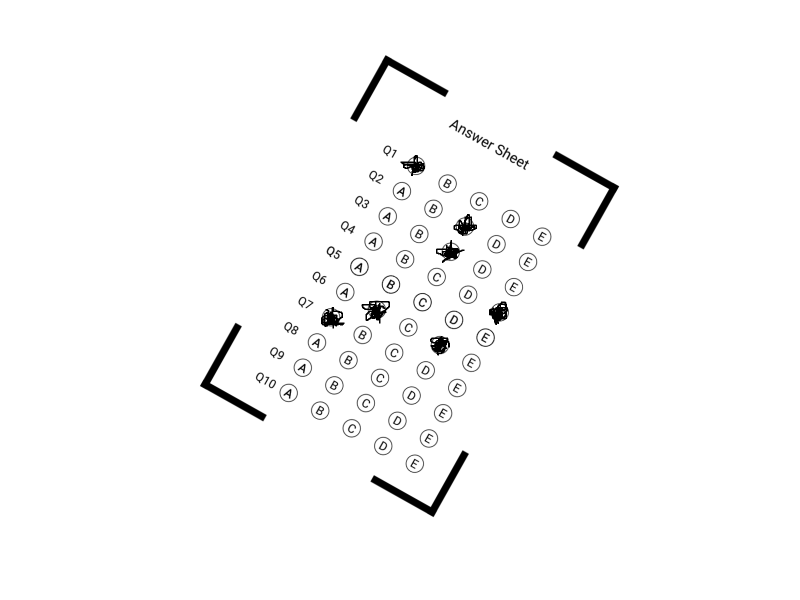
#> input picture img/rotated-answeredsheet.png, 1600 x 1200 px (shown at 1/2 size)
$ python test_omr.py
#> lines starting #> are read from the running program, lines starting #| are printed output that depends on the picture; after the words box and inside, x2 and y2 are one past the last pixel; in counts of white or black regions, pixels touching at a corner belong together
### omr.py
import argparse
import cv2
import numpy as np
import utils as ut

TRANSF_SIZE = 512
N_QUESTIONS = 10
ANSWER_SHEET_WIDTH = 740
ANSWER_SHEET_HEIGHT = 1049
ANSWER_PATCH_HEIGHT = 50
ANSWER_PATCH_HEIGHT_WITH_MARGIN = 80
ANSWER_PATCH_LEFT_MARGIN = 200
ANSWER_PATCH_RIGHT_MARGIN = 90
FIRST_ANSWER_PATCH_TOP_Y = 200

ALTERNATIVE_HEIGHT = 50
ALTERNATIVE_WIDTH = 50
ALTERNATIVE_WIDTH_WITH_MARGIN = 100


def calculate_contour_features(contour):
    moments = cv2.moments(contour)
    return cv2.HuMoments(moments)


def calculate_corner_features():
    corner_img = cv2.imread('img/corner.png')
    corner_img_gray = cv2.cvtColor(corner_img, cv2.COLOR_BGR2GRAY)
    contours, hierarchy = cv2.findContours(corner_img_gray, cv2.RETR_TREE, cv2.CHAIN_APPROX_SIMPLE)

    if len(contours) != 2:
        raise RuntimeError('Did not find the expected contours when looking for the corner')

    corner_contour = next(ct for i, ct in enumerate(contours) if hierarchy[0][i][3] != -1)

    return calculate_contour_features(corner_contour)


def normalize(im):

    # im_gray = cv2.cvtColor(im, cv2.COLOR_BGR2GRAY)
    im_gray = ut.bgr2gray(im)
    # blurred = cv2.GaussianBlur(im_gray, (3, 3), 0)
    blurred = ut.gaussian_blur(im_gray,kernel_size=3,sigma=0.8)
    # return cv2.adaptiveThreshold(
    #     blurred, 255, cv2.ADAPTIVE_THRESH_GAUSSIAN_C, cv2.THRESH_BINARY, 77, 10)
    return ut.adaptive_threshold(blurred, 255, 77, 10)

def get_approx_contour(contour, tol=.01):
    epsilon = tol * cv2.arcLength(contour, True)
    return cv2.approxPolyDP(contour, epsilon, True)


def get_contours(image_gray):
    contours, _ = cv2.findContours(image_gray, cv2.RETR_TREE, cv2.CHAIN_APPROX_SIMPLE)
    return map(get_approx_contour, contours)


def get_corners(contours):
    corner_features = calculate_corner_features()
    return sorted(contours,key=lambda c: features_distance(corner_features,calculate_contour_features(c)))[:4]


def get_bounding_rect(contour):
    rect = cv2.minAreaRect(contour)
    box = cv2.boxPoints(rect)
    return np.int32(box)


def features_distance(f1, f2):
    return np.linalg.norm(np.array(f1) - np.array(f2))


def draw_point(point, img, radius=5, color=(0, 0, 255)):
    cv2.circle(img, tuple(point), radius, color, -1)


# [5 lines left out: function get_centroid, not called in this run]


def sort_points_counter_clockwise(points):
    origin = np.mean(points, axis=0)

    def positive_angle(p):
        x, y = p - origin
        ang = np.arctan2(y, x)
        return 2 * np.pi + ang if ang < 0 else ang

    return sorted(points, key=positive_angle)


def get_outmost_points(contours):
    all_points = np.concatenate(contours)
    return get_bounding_rect(all_points)


def perspective_transform(img, points):
    source = np.array(points,dtype="float32")

    dest = np.array([
        [TRANSF_SIZE, TRANSF_SIZE],
        [0, TRANSF_SIZE],
        [0, 0],
        [TRANSF_SIZE, 0]],
        dtype="float32")

    transf = cv2.getPerspectiveTransform(source, dest)
    warped = cv2.warpPerspective(img, transf, (TRANSF_SIZE, TRANSF_SIZE))
    return warped


def sheet_coord_to_transf_coord(x, y):
    return list(map(lambda n: int(np.round(n)), (TRANSF_SIZE * x / ANSWER_SHEET_WIDTH,TRANSF_SIZE * y / ANSWER_SHEET_HEIGHT)))


def get_question_patch(transf, question_index):
    tl = sheet_coord_to_transf_coord(
        ANSWER_PATCH_LEFT_MARGIN,
        FIRST_ANSWER_PATCH_TOP_Y + ANSWER_PATCH_HEIGHT_WITH_MARGIN * question_index
    )

    br = sheet_coord_to_transf_coord(
        ANSWER_SHEET_WIDTH - ANSWER_PATCH_RIGHT_MARGIN,
        FIRST_ANSWER_PATCH_TOP_Y +
        ANSWER_PATCH_HEIGHT +
        ANSWER_PATCH_HEIGHT_WITH_MARGIN * question_index
    )
    return transf[tl[1]:br[1], tl[0]:br[0]]


def get_question_patches(transf):
    for i in range(N_QUESTIONS):
        yield get_question_patch(transf, i)


def get_alternative_patches(question_patch):
    for i in range(5):
        x0, _ = sheet_coord_to_transf_coord(ALTERNATIVE_WIDTH_WITH_MARGIN * i, 0)
        x1, _ = sheet_coord_to_transf_coord(ALTERNATIVE_WIDTH + ALTERNATIVE_WIDTH_WITH_MARGIN * i, 0)
        yield question_patch[:, x0:x1]


def draw_marked_alternative(question_patch, index):
    cx, cy = sheet_coord_to_transf_coord(
        ALTERNATIVE_WIDTH * (2 * index + .5),
        ALTERNATIVE_HEIGHT / 2)
    draw_point((cx, cy), question_patch, radius=5, color=(255, 0, 0))


def get_marked_alternative(alternative_patches):
    means = list(map(np.mean, alternative_patches))
    sorted_means = sorted(means)

    if sorted_means[0]/sorted_means[1] > .7:
        return None

    return np.argmin(means)


def get_letter(alt_index):
    return ["A", "B", "C", "D", "E"][alt_index] if alt_index is not None else "N/A"


def get_answers(source_file):

    im_orig = cv2.imread(source_file)

    im_normalized = normalize(im_orig)

    contours = get_contours(im_normalized)

    corners = get_corners(contours)

    cv2.drawContours(im_orig, corners, -1, (0, 255, 0), 3)

    outmost = sort_points_counter_clockwise(get_outmost_points(corners))

    color_transf = perspective_transform(im_orig, outmost)
    normalized_transf = perspective_transform(im_normalized, outmost)

    answers = []
    for i, q_patch in enumerate(get_question_patches(normalized_transf)):
        alt_index = get_marked_alternative(get_alternative_patches(q_patch))

        if alt_index is not None:
            color_q_patch = get_question_patch(color_transf, i)
            draw_marked_alternative(color_q_patch, alt_index)

        answers.append(get_letter(alt_index))

    return answers, color_transf


# [33 lines left out: function main, not called in this run]


# [2 lines that do not run on import are left out]

### utils.py
import numpy as np
import cv2

def bgr2gray(image):
    if len(image.shape) != 3 or image.shape[2] != 3:
        raise ValueError("Input image must be a BGR image with 3 channels.")
    gray = 0.114 * image[:, :, 0] + 0.587 * image[:, :, 1] + 0.299 * image[:, :, 2]
    return gray.astype(np.uint8)

def gaussian_kernel(size,sigma):
    k = size // 2
    x, y = np.meshgrid(np.arange(-k, k + 1), np.arange(-k, k + 1))
    kernel = np.exp(-(x ** 2 + y ** 2) / (2 * sigma ** 2))
    kernel /= kernel.sum()
    return kernel


def gaussian_blur(img, kernel_size, sigma):

    if kernel_size % 2 == 0:
        raise ValueError("Kernel size must be odd.")

    kernel = gaussian_kernel(kernel_size, sigma)

    # blurred_img = filter2d(img, kernel) --> Too slow. Taking minutes!!!!
    blurred_img = cv2.filter2D(img, -1, kernel)
    return blurred_img

# [25 lines left out: functions filter2d, avg_diff, not called in this run]

def adaptive_threshold(img, max_value,block_size, C):
    if block_size % 2 == 0:
        raise ValueError("Block size must be odd.")

    pad_size = block_size // 2
    padded_img = np.pad(img, ((pad_size, pad_size), (pad_size, pad_size)), mode='constant', constant_values=0)

    gk = cv2.getGaussianKernel(block_size, -1)
    gk = gk @ gk.T
    local_threshold = cv2.filter2D(padded_img, -1, gk)


    local_threshold -= C

    thresholded_img = np.where(img > local_threshold[pad_size:-pad_size, pad_size:-pad_size], max_value, 0)


    return thresholded_img.astype(np.uint8)

# [4 lines left out: function getMoments, not called in this run]

def featuresDistance(f1, f2):
    return np.linalg.norm(np.array(f1) - np.array(f2))

# [13 lines left out: function perspectiveTransform, not called in this run]

### test_omr.py
import os
from omr import get_answers


def test_recognizes_digitally_marked_answer_sheet():
    answers = get_answers(os.path.join("img", "rotated-answeredsheet.png"))
#> in get_answers, im_orig is the input picture: shape (1200, 1600, 3); min 0, max 255, mean 250
#> in adaptive_threshold, `thresholded_img = np.where(img > local_threshold[pad_size:-pad_size, p..`:
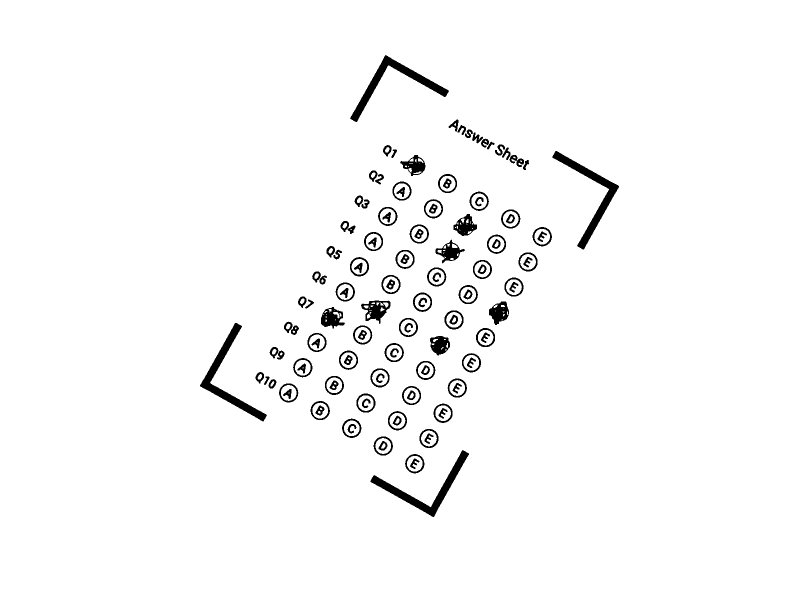
#> thresholded_img: shape (1200, 1600) int64 (shown at 1/2 size); 97.2% white; 127 black regions, largest, box (x1, y1, x2, y2) and area: (400, 646, 534, 843) 4131, (1105, 302, 1238, 499) 4129, (741, 900, 938, 1034) 4126
#> in adaptive_threshold, `return thresholded_img.astype(np.uint8)`: returned value: shape (1200, 1600); 97.2% white; 127 black regions
#> in get_contours, `contours, _ = cv2.findContours(image_gray, cv2.RETR_TREE, cv2.CHAIN_AP..`: contours = 296 contours, 88 with area under 20; largest, box (x1, y1, x2, y2) and area: (0, 0, 1600, 1200) 1917201, (399, 645, 535, 844) 4384, (1104, 301, 1239, 500) 4382, (740, 899, 939, 1035) 4379, (699, 109, 899, 245) 4378
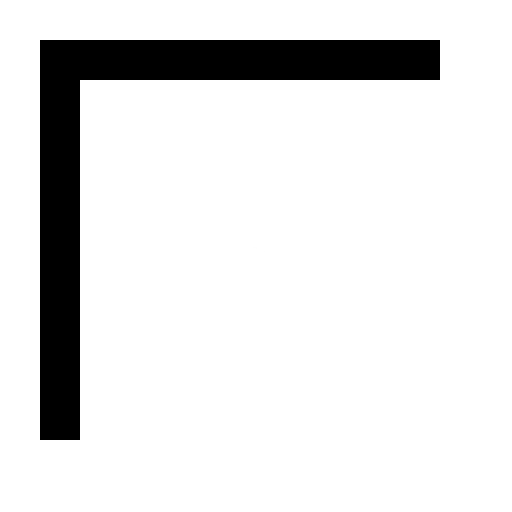
#> input picture img/corner.png, 512 x 512 px
#> in calculate_corner_features, corner_img is the input picture: shape (512, 512, 3); min 0, max 255, mean 225.4
#> in calculate_corner_features, `contours, hierarchy = cv2.findContours(corner_img_gray, cv2.RETR_TREE,..`: contours = 2 contours; box (x1, y1, x2, y2) and area: (0, 0, 512, 512) 261121, (39, 39, 441, 441) 31198
#> in calculate_corner_features, `corner_contour = next(ct for i, ct in enumerate(contours) if hierarchy..`: corner_contour = contour of 11 points, box (x1, y1, x2, y2) (39, 39, 441, 441), area 31198
#> in calculate_contour_features, `moments = cv2.moments(contour)`: moments = moments, m00 31198.5, centre m10/m00, m01/m00 = (154.3, 154.3)
#> in get_corners, `corner_features = calculate_corner_features()`: corner_features = [0.975, 0.333, 0.776, 0.0842, -0.0215, -0.0486, 0]
#> in get_approx_contour, `epsilon = tol * cv2.arcLength(contour, True)`: epsilon = 55.96
#> in get_answers, `corners = get_corners(contours)`: corners = 4 contours; box (x1, y1, x2, y2) and area: (699, 109, 899, 243) 4382, (399, 645, 532, 844) 4358, (740, 902, 939, 1035) 4334, (1105, 301, 1239, 500) 4320
#> in get_answers, `cv2.drawContours(im_orig, corners, -1, (0, 255, 0), 3)`:
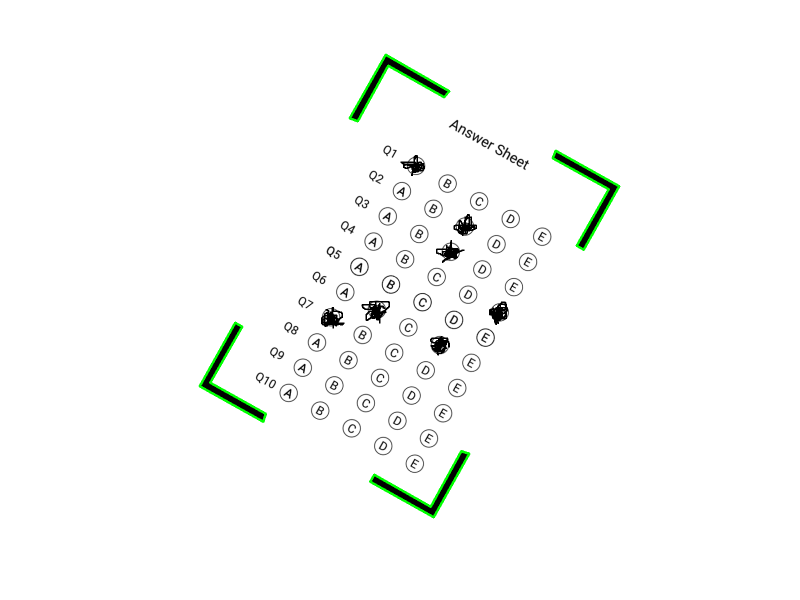
#> im_orig: shape (1200, 1600, 3) (shown at 1/2 size); 0.59% of pixels changed, all inside (x1, y1, x2, y2) = (397, 107, 1241, 1037)
#> in get_outmost_points, `all_points = np.concatenate(contours)`: all_points = contour of 24 points, box (x1, y1, x2, y2) (399, 109, 1239, 1035), area 246519
#> in get_bounding_rect, `rect = cv2.minAreaRect(contour)`: rect = ((818.8, 571.4), (760.2, 536.8), -60.75)
#> in get_bounding_rect, `box = cv2.boxPoints(rect)`: box = [[867.2, 1034.2], [398.8, 771.9], [770.3, 108.6], [1238.7, 371]]
#> in sort_points_counter_clockwise, `origin = np.mean(points, axis=0)`: origin = [818.2, 570.8]
#> in positive_angle, `x, y = p - origin`: x = 48.75; y = 463.2
#> in positive_angle, `ang = np.arctan2(y, x)`: ang = 1.47
#> in get_answers, `outmost = sort_points_counter_clockwise(get_outmost_points(corners))`: outmost = [[867, 1034], [398, 771], [770, 108], [1238, 370]]
#> in perspective_transform, `transf = cv2.getPerspectiveTransform(source, dest)`: transf = [[0.833, 0.467, -691.7], [-0.33, 0.589, 190.3], [-8.11e-07, 3.37e-06, 1]]
#> in get_question_patch, `tl = sheet_coord_to_transf_coord( ANSWER_PATCH_LEFT_MARGIN, FIRST_ANSW..`: tl = [138, 98]
#> in get_question_patch, `br = sheet_coord_to_transf_coord( ANSWER_SHEET_WIDTH - ANSWER_PATCH_RI..`: br = [450, 122]
#> the loop in get_answers, `for i, q_patch in enumerate(get_question_patches(normalized_transf)):` made 10 passes
#> (means in get_marked_alternative, sorted_means in get_marked_alternative, alt_index, cx in draw_marked_alternative) on passes 1, 2, 3, 4, 7: ([82.35, 158.9, 166.5, 161.8, 162.3], [82.35, 158.9, 161.8, 162.3, 166.5], 0, 17), ([165.3, 159.8, 69.88, 163.2, 164.8], [69.88, 159.8, 163.2, 164.8, 165.3], 2, 156), ([161.7, 158.1, 78.79, 164.1, 165.4], [78.79, 158.1, 161.7, 164.1, 165.4], 2, 156), ([163.1, 160.1, 166.3, 161.4, 59.95], [59.95, 160.1, 161.4, 163.1, 166.3], 4, 294), ([63.15, 158, 164.1, 161.9, 163.5], [63.15, 158, 161.9, 163.5, 164.1], 0, 17)
#> (means in get_marked_alternative, sorted_means in get_marked_alternative) on passes 5, 6, 8, 9: ([160.3, 156.9, 162.8, 158, 161.9], [156.9, 158, 160.3, 161.9, 162.8]), ([162.3, 68.15, 166.6, 64.25, 164.6], [64.25, 68.15, 162.3, 164.6, 166.6]), ([163.9, 156.9, 164.1, 162.3, 163], [156.9, 162.3, 163, 163.9, 164.1]), ([162, 158, 162.8, 159.4, 161.9], [158, 159.4, 161.9, 162, 162.8])
#> after the loop in get_answers, `for i, q_patch in enumerate(get_question_patches(normalized_transf)):`:
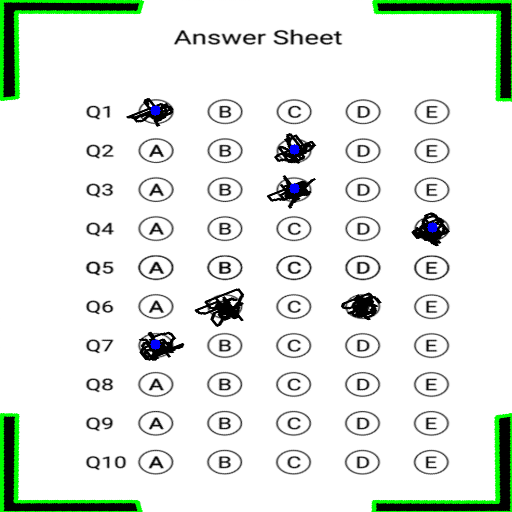
#> color_transf: shape (512, 512, 3); mean B, G, R 229, 234.3, 228.6
#> after the loop in get_answers, `for i, q_patch in enumerate(get_question_patches(normalized_transf)):`: answers = ['A', 'C', 'C', 'E', 'N/A', 'N/A', 'A', 'N/A', 'N/A', 'N/A']
    print(answers[0])
#| ['A', 'C', 'C', 'E', 'N/A', 'N/A', 'A', 'N/A', 'N/A', 'N/A']
    assert answers[0] == ['A', 'C', 'C', 'E', 'N/A', 'N/A', 'A', 'N/A', 'N/A', 'N/A']


def test_recognizes_photo_of_digitally_marked_answer_sheet():
    answers = get_answers(os.path.join("img", "answered-sheet-photo.jpg"))
#> call 2 of get_answers, with source_file = 'img/answered-sheet-photo.jpg'
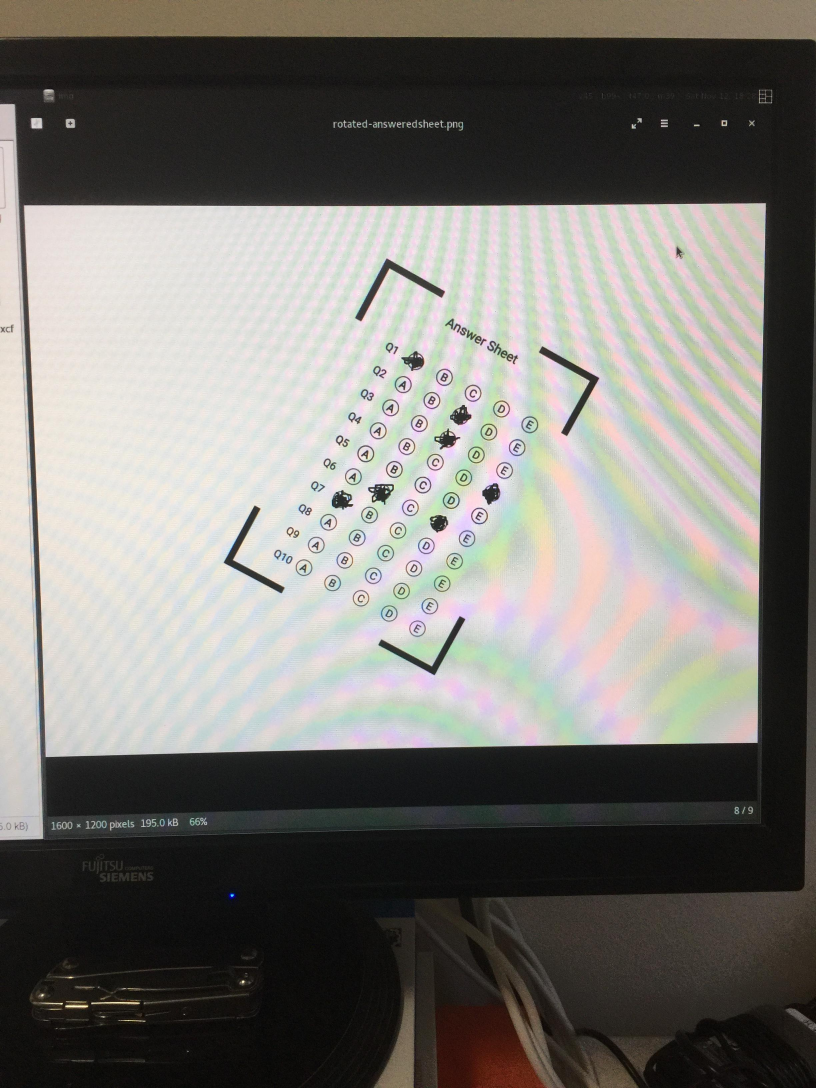
#> input picture img/answered-sheet-photo.jpg, 2448 x 3264 px (shown at 1/3 size)
#> in get_answers, im_orig is the input picture: shape (3264, 2448, 3); mean B, G, R 114.4, 119.2, 121.4
#> call 2 of adaptive_threshold, with max_value = 255, block_size = 77, C = 10
#> in adaptive_threshold (call 2), `thresholded_img = np.where(img > local_threshold[pad_size:-pad_size, p..`:
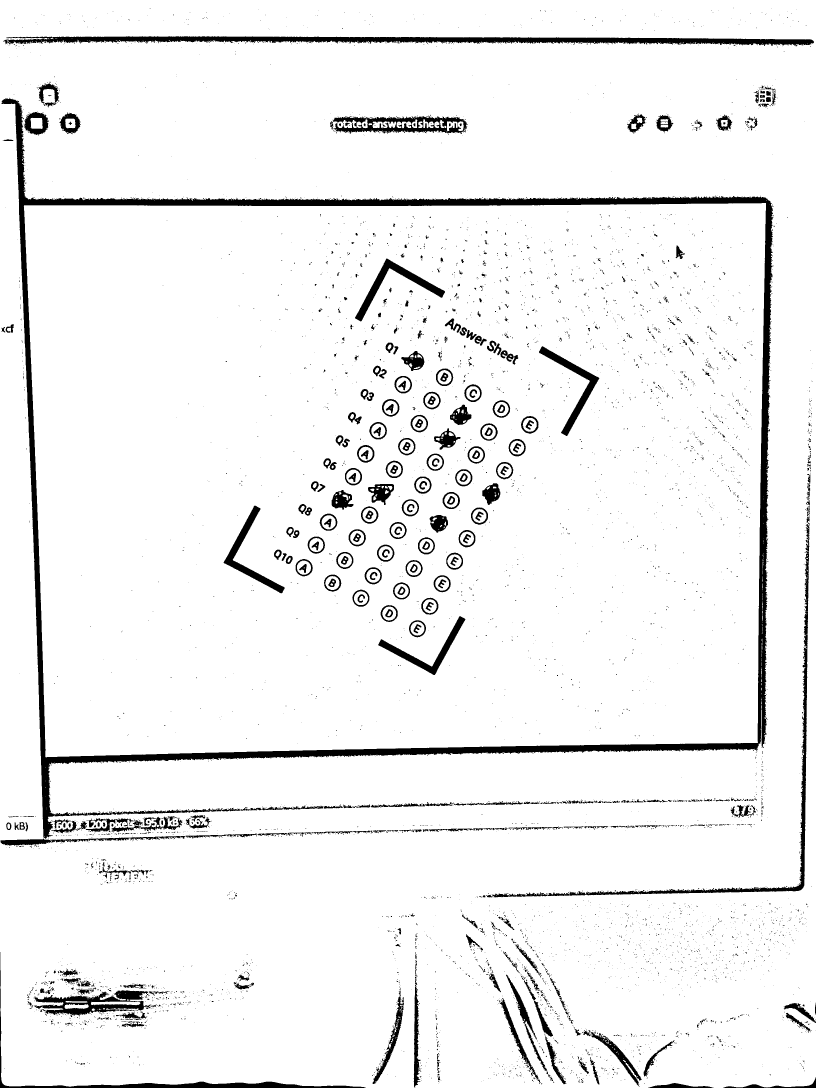
#> thresholded_img: shape (3264, 2448) int64 (shown at 1/3 size); 94.3% white; 5868 black regions (5330 under 20 px), largest, box (x1, y1, x2, y2) and area: (0, 295, 2321, 2537) 164863, (10, 109, 2442, 139) 36975, (1475, 1567, 2429, 2692) 18686
#> in adaptive_threshold (call 2), `return thresholded_img.astype(np.uint8)`: returned value: shape (3264, 2448); 94.3% white; 5868 black regions (5330 under 20 px)
#> in get_contours (call 2), `contours, _ = cv2.findContours(image_gray, cv2.RETR_TREE, cv2.CHAIN_AP..`: contours = 7115 contours, 6257 with area under 20; largest, box (x1, y1, x2, y2) and area: (0, 0, 2448, 3264) 4247068, (71, 609, 2298, 2272) 3546364, (9, 108, 2443, 140) 40166, (1474, 1566, 2430, 2693) 21313, (989, 347, 1404, 403) 16445
#> in get_answers (call 2), `corners = get_corners(contours)`: corners = 4 contours; box (x1, y1, x2, y2) and area: (1064, 774, 1336, 962) 8524, (1619, 1038, 1799, 1309) 8140, (670, 1516, 854, 1781) 7808, (1134, 1850, 1397, 2026) 7332
#> in get_answers (call 2), `outmost = sort_points_counter_clockwise(get_outmost_points(corners))`: outmost = [[1315, 2034], [670, 1687], [1160, 773], [1805, 1120]]
#> the loop in get_answers (call 2), `for i, q_patch in enumerate(get_question_patches(normalized_transf)):` made 10 passes
#> (means in get_marked_alternative, sorted_means in get_marked_alternative, alt_index, cx in draw_marked_alternative) on passes 2 to 4: ([172.8, 171.6, 96.02, 180.1, 192.1], [96.02, 171.6, 172.8, 180.1, 192.1], 2, 156), ([171.1, 172.1, 110.4, 182.9, 192.8], [110.4, 171.1, 172.1, 182.9, 192.8], 2, 156), ([171.6, 171.7, 182.8, 185.5, 110.2], [110.2, 171.6, 171.7, 182.8, 185.5], 4, 294)
#> (sorted_means in get_marked_alternative, alt_index, cx in draw_marked_alternative) on passes 1, 7: ([97.02, 170.5, 180.5, 182.1, 188.4], 0, 17), ([76.5, 170.5, 182.5, 185.8, 190.2], 0, 17)
#> after the loop in get_answers (call 2), `for i, q_patch in enumerate(get_question_patches(normalized_transf)):`:
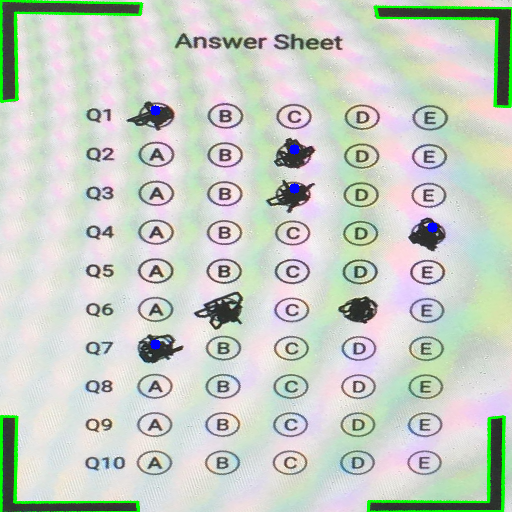
#> color_transf: shape (512, 512, 3); mean B, G, R 197.6, 207.1, 200.2
    print(answers[0])
#| ['A', 'C', 'C', 'E', 'N/A', 'N/A', 'A', 'N/A', 'N/A', 'N/A']
    assert answers[0] == ['A', 'C', 'C', 'E', 'N/A', 'N/A', 'A', 'N/A', 'N/A', 'N/A']

test_recognizes_digitally_marked_answer_sheet()
test_recognizes_photo_of_digitally_marked_answer_sheet()
